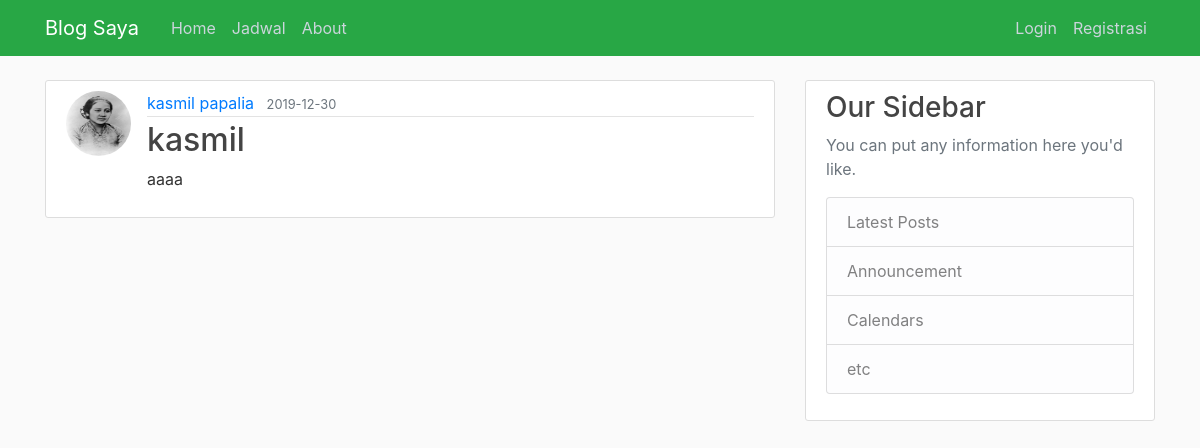
The page /home on the database its author committed.
### blog_ku/models.py (models this page shows, shortened)
class Post(db.Model):
	id = db.Column(db.Integer, primary_key=True)
	title = db.Column(db.String(100), nullable=False)
	tgl_post = db.Column(db.DateTime, nullable=False, default=datetime.utcnow)
	konten = db.Column(db.Text, nullable=False)
	user_id = db.Column(db.Integer, db.ForeignKey('user.id'), nullable=False)

class User(db.Model, UserMixin):
	id = db.Column(db.Integer, primary_key=True)
	username = db.Column(db.String(20), unique=True, nullable=False)
	email = db.Column(db.String(120), unique=True, nullable=False)
	image_file = db.Column(db.String(20), nullable=False, default='default.jpg')
	password = db.Column(db.String(60), nullable=False)
	posts = db.relationship('Post', backref='penulis', lazy=True)

### blog_ku/routes.py (the view)
@app.route("/")
@app.route("/home")
def home():
	posts = Post.query.all()
	return render_template("home.html", title='Home', data=posts)

### blog_ku/templates/home.html
{% extends "layout.html" %}
{% block content %}
	{% for post in data %}
		<article class="media content-section">
			<img class="rounded-circle article-img" src="{{ url_for('static', filename='foto_profil/' + post.penulis.image_file) }}">
			<div class="media-body">
				<div class="article-metadata">
					<a class="mr-2" href="#">{{ post.penulis.username }}</a>
					<small class="text-muted">{{ post.tgl_post.strftime('%Y-%m-%d') }}</small>
				</div>
				<h2><a class="article-title" href="{{ url_for('post', post_id=post.id) }}">{{ post.title }}</a></h2>
				<p class="article-content">{{ post.konten }}</p>
			</div>
		</article>
	{% endfor %}
{% endblock content %}

### blog_ku/static/main.css (style rules this page uses)
body { background: #fafafa; color: #333333; margin-top: 5rem; }
h1, h2, h3, h4, h5, h6 { color: #444444; }
.content-section { background: #ffffff; padding: 10px 20px; border: 1px solid #dddddd; border-radius: 3px; margin-bottom: 20px; }
.article-title { color: #444444; }
.article-content { white-space: pre-line; }
.article-img { height: 65px; width: 65px; margin-right: 16px; }
.article-metadata { padding-bottom: 1px; margin-bottom: 4px; border-bottom: 1px solid #e3e3e3; }

### rows shown on the page
Post: image_file (placeholder picture), penulis.username "kasmil papalia", tgl_post "2019-12-30", title "kasmil", konten "aaaa"
